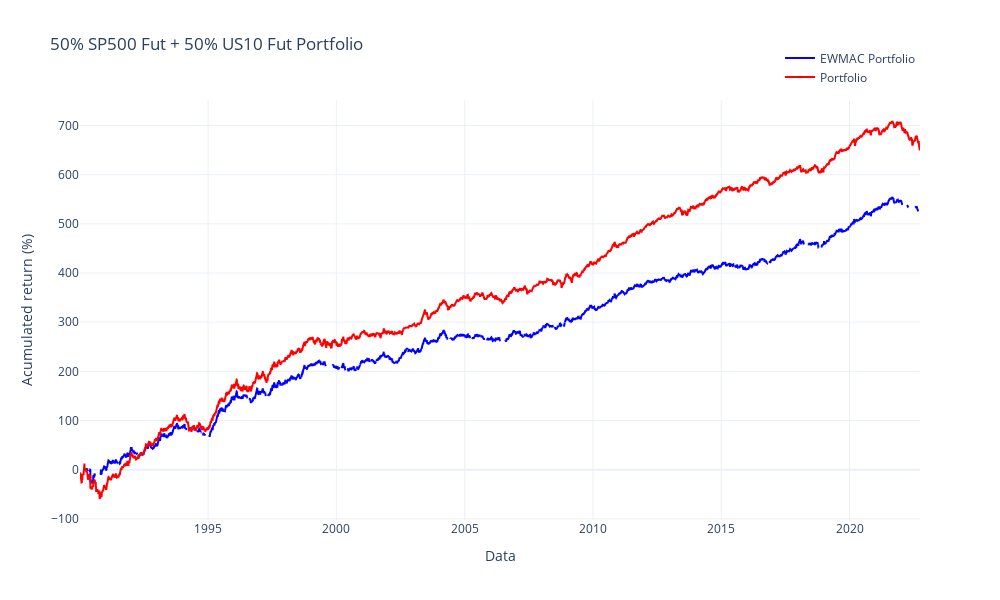

Here is the notebook cell this chart was saved with:
### Code cell
# --- Plot retorno acumulado
fig = go.Figure()

fig.add_trace(
    go.Scatter(
        x=us_port_filter_return.index,
        y=us_port_filter_return.cumsum()*100,
        name="EWMAC Portfolio",
        line=dict(color="blue"),
    )
)

fig.add_trace(
    go.Scatter(
        x=us_port_return.index,
        y=us_port_return.cumsum()*100,
        name="Portfolio",
        line=dict(color="red"),
    )
)



fig.update_layout(
    title="50% SP500 Fut + 50% US10 Fut Portfolio",
    xaxis_title="Data",
    yaxis_title="Acumulated return (%)",
    template="plotly_white",
    showlegend=True,
    legend=dict(
        yanchor="bottom",
        y=1.02,
        xanchor="right",
        x=1),
    height=600,
    width=1000,
)

fig.show()

# --- Exibir estatísticas
print("Estatísticas de Desempenho")
print("Estatísticas Portfolio EWMAC na Frequência Anual")
print(calculate_stats(us_port_filter_return,freq=YEAR))
print("================================")
print("Estatísticas Portfolio sem EWMAC na Frequência Anual")
print(calculate_stats(us_port_return, freq=YEAR))

### Figure 1 — Plotly figure (JSON) as saved in the notebook; plotly's stock layout.template omitted (floating-point values rounded to 4 significant figures; data arrays with more than 128 entries replaced by an {"elided": "..."} marker saying what was removed)
{"data": [{"line": {"color": "blue"}, "name": "EWMAC Portfolio", "type": "scatter", "x": {"elided": "8350 str values"}, "y": {"elided": "8350 float values"}}, {"line": {"color": "red"}, "name": "Portfolio", "type": "scatter", "x": {"elided": "8349 str values"}, "y": {"elided": "8349 float values"}}], "layout": {"height": 600, "legend": {"x": 1, "xanchor": "right", "y": 1.02, "yanchor": "bottom"}, "showlegend": true, "title": {"text": "50% SP500 Fut + 50% US10 Fut Portfolio"}, "width": 1000, "xaxis": {"title": {"text": "Data"}}, "yaxis": {"title": {"text": "Acumulated return (%)"}}}}
